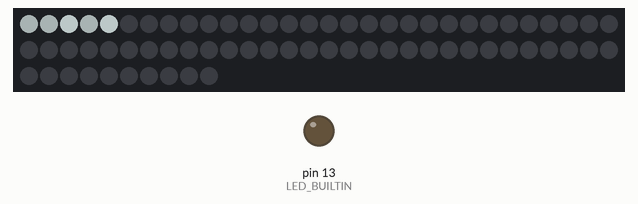
Recording of a program running on a simulated Arduino Uno, built with avr-gcc and run on an emulated ATmega328P. Parts: 70 RGB LEDs in strip order, left to right, continuing on the next row, output pins drawn as LEDs (lit = HIGH). Dim RGB values are drawn brighter than linear; random numbers use the default seed unless the program sets one.

Above: at 0.16 s.
At 5.02 s:
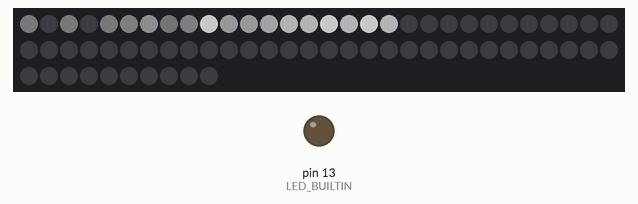
At 9.88 s:
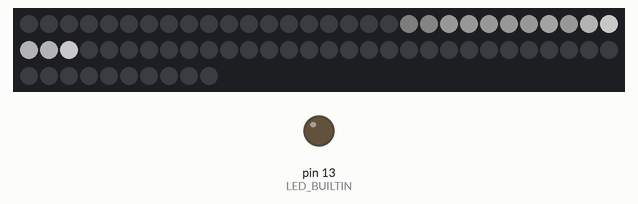
At 19.6 s:
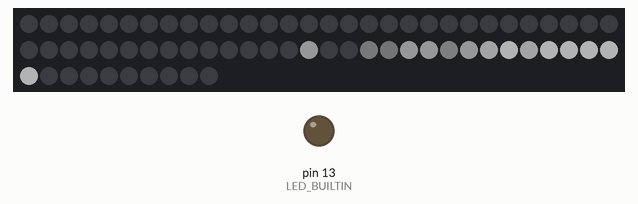
At 29.62 s:
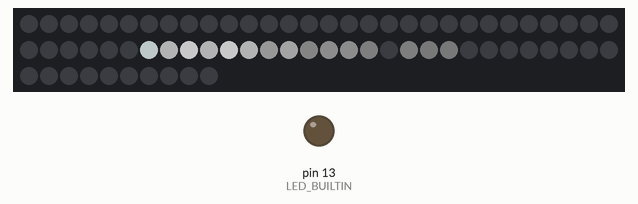
At 39.34 s:
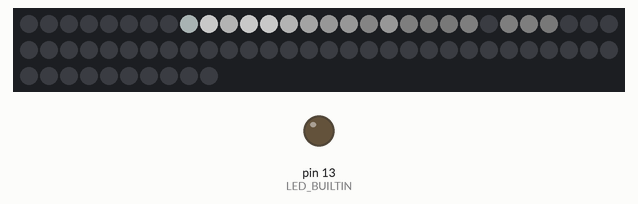

The program:

main.cpp
```cpp
#include <Arduino.h>
#include <FastLED.h>
#define FASLED_INTERNAL

#define NUM_LEDS 70
#define LED_PIN 10

CRGB j_leds[NUM_LEDS] ={0};

//#include "Marquee.h"
#include "Twinkle.h"
#include "Comet.h"
#include "Bounce.h"

#define ARRAYSIZE(x) (sizeof(x)/sizeof(x[0]))
#define TIMES_PER_SECOND(x) EVERY_N_MILLISECONDS(1000/x)
/*
//Fractional Color
//
// Returns a fraction of a color; abststracts the fadeToBlack out to this function in case we
// want to improve the color math or do color math all in one location.

CRGB ColorFraction(CRGB colorIn, float fraction) {

  fraction = min(1.0f, fraction);
  return CRGB(colorIn).fadeToBlackBy(225 * (1.0f - fraction));

}

void DrawPixels(float fPos, float count, CRGB color) {

  // Calclulate how much the first pixel will hold
  float availFirstPixel = 1.0f - (fPos - (long)(fPos));
  float amtFirstPixel = min(availFirstPixel, count);
  float remaining = min(count, FastLED.size() - fPos);
  int iPos = fPos;

  // Blend in the color of the first partial pixel

  if (remaining > 0.0f)
  {
    FastLED.leds() [iPos++] += ColorFraction(color, amtFirstPixel);
    remaining -= amtFirstPixel;
  }

  // Now draw pixels in the middle
  while (remaining > 1.0f)
  {
    FastLED.leds() [iPos++] += color;
    remaining--;
  }

  // Draw tail pixel, up to a single pixel
  if (remaining > 0.0f)
  {
    FastLED.leds() [iPos] += ColorFraction(color, remaining);
  }

}

void DrawMarqueeBetter() {

  static float scroll = 0.0f;
  scroll += 0.1f;

  if (scroll > 5.0) {
    scroll -= 5.0;
    }

  for(float i = scroll; i < NUM_LEDS; i += 5) {
    DrawPixels(i, 3, CRGB::Red);
    }

  //delay(50);

}
*/

void setup() {

  pinMode(LED_PIN, OUTPUT);
  pinMode(LED_BUILTIN, OUTPUT);

  FastLED.addLeds<WS2812B, LED_PIN, GRB>(j_leds, NUM_LEDS);
  FastLED.setBrightness(100);

  //FastLED.setMaxPowerInMilliWatts(1000);

}

void loop() {

  //FastLED.clear();

  // fill_rainbow(j_leds, NUM_LEDS, initialHue += hueDensity, deltaHue);
  // delay(50);

  //DrawMarquee();
  //DrawTwinkle();
  DrawComet();

  FastLED.delay(10);

}
```

Bounce.h
```cpp
// // Bouncing ball effect on an LED strip

// #include<Arduino.h>
// #include<FastLED.h>

// using namespace std;
// #include <vector>

// extern CRGB j_leds[];

// #define ARRAYSIZE(x) (sizeof(x)/sizeof(x[0])) // count elements in a static array

// static const CRGB ballColors [] = {

//     CRGB::Green;
//     CRGB::Red;
//     CRGB::Blue;
//     CRGB::Orange;
//     CRGB::Indigo;

// };

// class BouncingBallEffect {

//     size_t _cLength;
//     size_t _cBalls;
//     byte   _fadeRate;
//     bool   _bMirrored;

//     const double Gravity = -9.81;       // Because Physics
//     const double StartHeight = 1        // Drop balls from max height initially
//     const double ImpactVelocity = InitialBallSpeed(StartHeight);
//     const double SpeedKnob = 4.0;       // Higher values will slow the effect


// };
```

Comet.h
```cpp
// Draws a moving comet with fading tail

#include<Arduino.h>
#include<FastLED.h>
#include<PrecisionDraw.h>

extern CRGB j_leds [];

void DrawComet() {

    const byte fadeAmt = 100;       // Fraction of 256 to fade a pixel by if its chosen to be faded
    const int cometSize = 5;        // Size of comet in pixels
    const int deltaHue = 4;         // How far to step the cycling hue each draw
    const double cometSpeed = .5;  // How far to advance the comet every frame

    static byte hue = HUE_RED;      // Current color
    static int iDirection = 1;      // Current Direction
    static double iPos = 0.0;          //Current commet postition on the strip

    hue += deltaHue;                // Update compet color
    iPos += iDirection * cometSpeed;// Update comet postition

    //Use Precision draw to do the same thing
    DrawPixels((int)iPos, cometSize, CRGB::Azure);

    // Flip the comet direction when it hist either end
    if (iPos == (NUM_LEDS - cometSize) || iPos == 0)
        iDirection *=-1;

    // //Draw the comet at its current postition
    // for (int i = 0; i < cometSize; i++)
    //     j_leds[(int)iPos + i].setHue(hue);

    //Fade leds one step
    for (int j = 0; j < NUM_LEDS; j++)
        if(random(10) > 5)
            j_leds[j] = j_leds[j].fadeToBlackBy(fadeAmt);


    //delay(50);

}
```

PrecisionDraw.h
```cpp
// This will allow us to draw fractions of pixels

#include<FastLED.h>
#include<Arduino.h>

//Fractional Color
//
// Returns a fraction of a color; abststracts the fadeToBlack out to this function in case we
// want to improve the color math or do color math all in one location.

CRGB ColorFraction(CRGB colorIn, float fraction) {

  fraction = min(1.0f, fraction);
  return CRGB(colorIn).fadeToBlackBy(225 * (1.0f - fraction));

}

void DrawPixels(float fPos, float count, CRGB color) {

  // Calclulate how much the first pixel will hold
  float availFirstPixel = 1.0f - (fPos - (long)(fPos));
  float amtFirstPixel = min(availFirstPixel, count);
  float remaining = min(count, FastLED.size() - fPos);
  int iPos = fPos;

  // Blend in the color of the first partial pixel

  if (remaining > 0.0f)
  {
    FastLED.leds() [iPos++] += ColorFraction(color, amtFirstPixel);
    remaining -= amtFirstPixel;
  }

  // Now draw pixels in the middle
  while (remaining > 1.0f)
  {
    FastLED.leds() [iPos++] += color;
    remaining--;
  }

  // Draw tail pixel, up to a single pixel
  if (remaining > 0.0f)
  {
    FastLED.leds() [iPos] += ColorFraction(color, remaining);
  }

}
```

Twinkle.h
```cpp
// Draws random colored stars on LED strip for a Twinkly effect

#include<Arduino.h>
#include<FastLED.h>


#define NUM_COLORS 5
static const CRGB TwinkleColors [NUM_COLORS] = {

    CRGB::Red,
    CRGB::Blue,
    CRGB::Purple,
    CRGB::Green,
    CRGB::Orange,

};

void DrawTwinkleOld() {

    FastLED.clear(false);   //CLear the strip, but dont push the bits out

    for (int i=0; i<NUM_LEDS / 4; i++) {

        j_leds[random(NUM_LEDS)] = TwinkleColors[random(NUM_COLORS)];
        FastLED.show();
        delay(200);

    }
}

void DrawTwinkle() {

    static int passCount = 0;
    passCount++;

    // Every time passCount his a quarter of the LED total, We reset the Strip
    if (passCount == NUM_LEDS) {

        passCount = 0;
        FastLED.clear(false);

    }

    j_leds[random(NUM_LEDS)] = TwinkleColors[random(NUM_COLORS)];
        delay(30);


}
```
